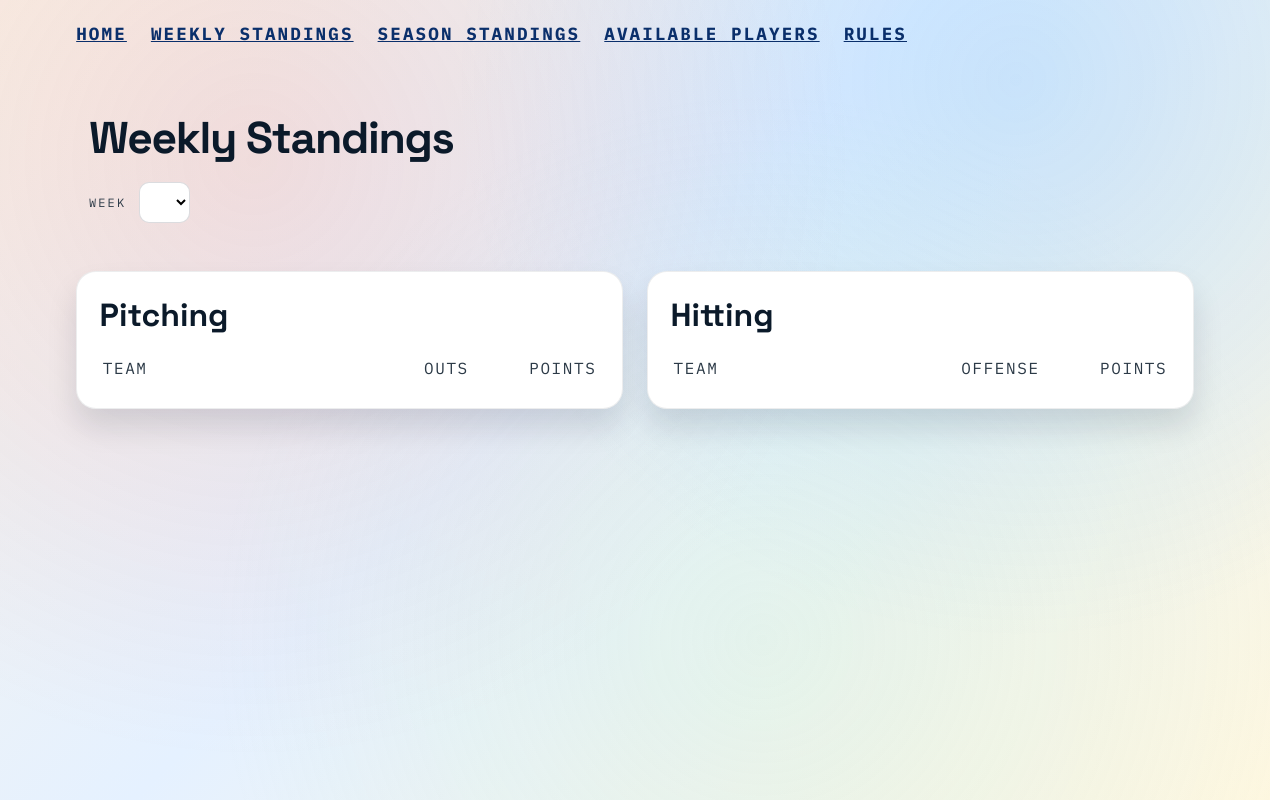
The page /week on the database as committed earlier.
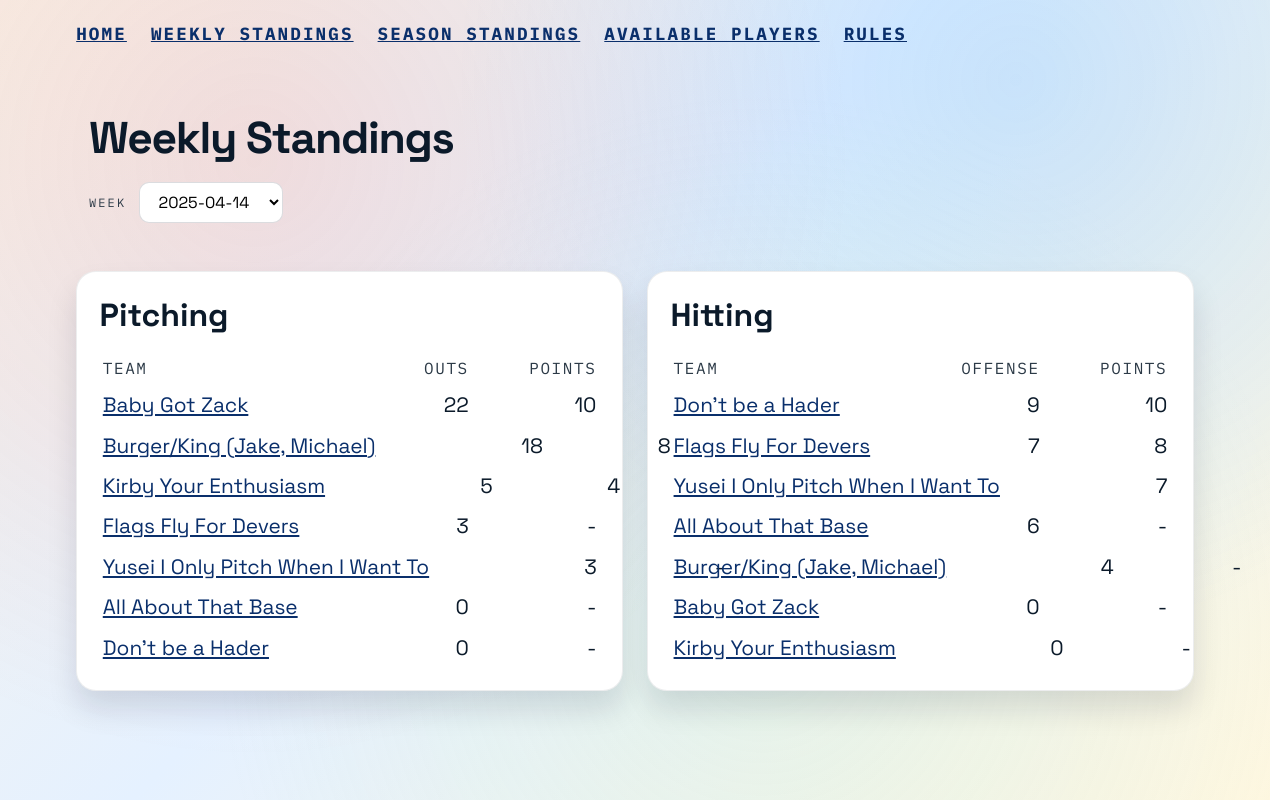
The same page on the database as committed later.
### tables this page shows
CREATE TABLE teams (
        id INTEGER PRIMARY KEY AUTOINCREMENT,
        league_id INTEGER NOT NULL,
        user_id INTEGER NOT NULL,
        name TEXT NOT NULL,
        FOREIGN KEY (league_id) REFERENCES leagues(id),
        FOREIGN KEY (user_id) REFERENCES users(id)
    );

### app.py (the view)
@app.route("/week")
def week_view():
    week_start = request.args.get("week_start")
    (
        offense_rows,
        pitching_rows,
        week_starts,
        selected_week_start,
        offense_points,
        pitching_points,
    ) = load_leaderboard(week_start=week_start)
    return render_template(
        "leaderboard.html",
        offense_rows=offense_rows,
        pitching_rows=pitching_rows,
        week_starts=week_starts,
        selected_week_start=selected_week_start,
        offense_points=offense_points,
        pitching_points=pitching_points,
    )

### templates/leaderboard.html (shortened to what this page needs)
<!doctype html>
<html lang="en">
  <head>
    <link rel="stylesheet" href="{{ url_for('static', filename='styles.css') }}" />
  </head>
  <body>
    <div class="backdrop"></div>
    <nav class="top-nav">
      <a href="/">Home</a>
      <a href="/week">Weekly Standings</a>
      <a href="/season">Season Standings</a>
      <a href="/available">Available Players</a>
      <a href="https://www.robertbryan.net/ebl.html" target="_blank" rel="noopener">Rules</a>
    </nav>
    <header class="hero">
      <div class="hero-content">
        <h1 class="league-title league-title--small">Weekly Standings</h1>
        <div class="team-stats-controls">
          <label for="week-select">Week</label>
          <select id="week-select">
            {% for week_start in week_starts %}
            <option value="{{ week_start.isoformat() }}" {% if selected_week_start == week_start %}selected{% endif %}>
              {{ week_start.isoformat() }}
            </option>
            {% endfor %}
          </select>
        </div>
      </div>
    </header>
    <main class="leaderboard">
      <section class="leaderboard-card">
        <h2>Pitching</h2>
        <div class="stats-row header">
          <span>Team</span>
          <span>Outs</span>
          <span>Points</span>
        </div>
        {% for row in pitching_rows %}
        <div class="stats-row" style="--i: {{ loop.index0 }}">
          <span>
            <a href="/team?team_id={{ row.team_id }}">{{ row.team_name }}</a>
          </span>
          <span>{{ row.total_pitching or 0 }}</span>
          <span>{{ pitching_points.get(row.team_id) if pitching_points.get(row.team_id) is not none else "-" }}</span>
        </div>
        {% endfor %}
      </section>
      <section class="leaderboard-card">
        <h2>Hitting</h2>
        <div class="stats-row header">
          <span>Team</span>
          <span>Offense</span>
          <span>Points</span>
        </div>
        {% for row in offense_rows %}
        <div class="stats-row" style="--i: {{ loop.index0 }}">
          <span>
            <a href="/team?team_id={{ row.team_id }}">{{ row.team_name }}</a>
          </span>
          <span>{{ row.total_offense or 0 }}</span>
          <span>{{ offense_points.get(row.team_id) if offense_points.get(row.team_id) is not none else "-" }}</span>
        </div>
        {% endfor %}
      </section>
    </main>
  </body>
</html>

Rows that differ between the two databases and show on the page:
added teams: team_name "Baby Got Zack", total_pitching "22", pitching_points "10", total_offense "0", offense_points "-"
added teams: team_name "Burger/King (Jake, Michael)", total_pitching "18", pitching_points "8", total_offense "4", offense_points "-"
added teams: team_name "Kirby Your Enthusiasm", total_pitching "5", pitching_points "4", total_offense "0", offense_points "-"
added teams: team_name "Flags Fly For Devers", total_pitching "3", pitching_points "-", total_offense "7", offense_points "8"
added teams: team_name "Yusei I Only Pitch When I Want To", total_pitching "3", pitching_points "-", total_offense "7"
added teams: team_name "All About That Base", total_pitching "0", pitching_points "-", total_offense "6", offense_points "-"
added teams: team_name "Don’t be a Hader", total_pitching "0", pitching_points "-", total_offense "9", offense_points "10"
Other text that changed with them:
form field value: (not shown) → "2025-04-14"
